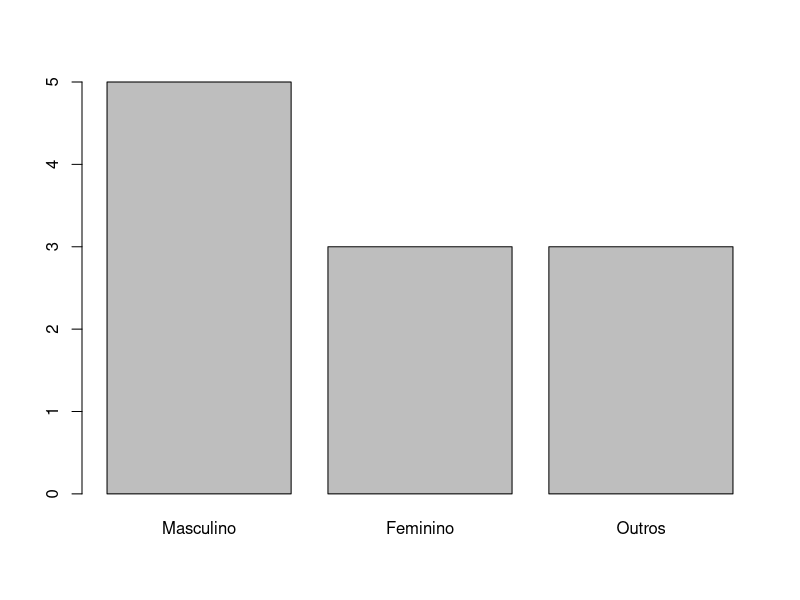
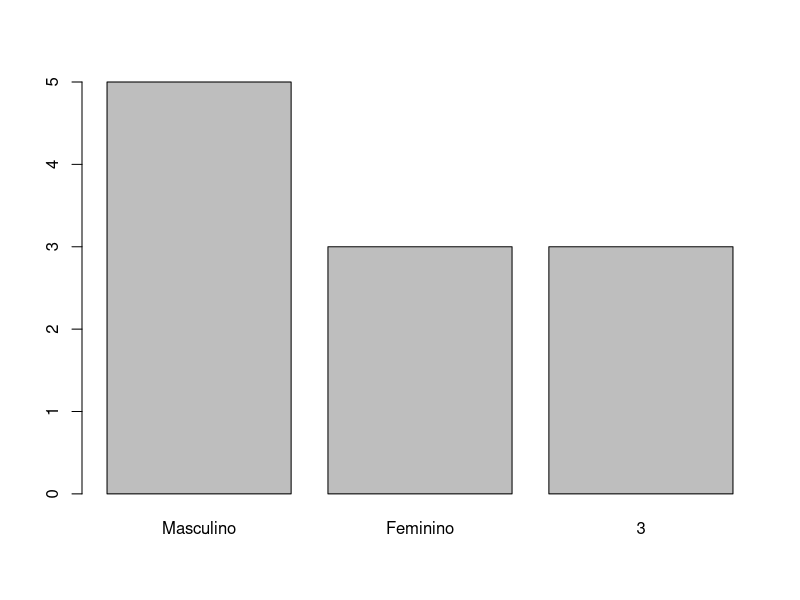

The R script that drew these images, in order:
# Fatores

install.packages("forcats")

# Criação

genero <- c("2", "1", "2", "2", "1", "3", "2", "3", "3", "1", "1")
str(genero)

generoFator <- as.factor(genero) # Criando o fator
str(generoFator)

a <- factor(c("2", "1", "2", "2", "1", "3")) # Criando diretamente
str(a)

# Acesso

generoFator[2] # Segunda posição

generoFator[1:3] # Intervalo

generoFator[length(generoFator)] # Última posição

# Modificação

generoFator[1] <- 1 # Alterando na posição 1

# Operações

produtos_online <- factor(c("Creme", "Pente", "Pente", "Escova", "Creme", "Creme"))
produtos_presencial <- factor(c("Pente", "Pente", "Creme", "Escova", "Fio-dental"))

library(forcats)

vendas <- fct_c(produtos_online, produtos_presencial) # Combinando fatores

grafico <- lvls_revalue(generoFator, c("Masculino", "Feminino", "Outros")) # Alterando label

plot(grafico) # Plotando gráfico

grafico2 <- fct_recode(generoFator, Masculino = "1", Feminino = "2") # Alterando somente dois label
plot(grafico2)

# Agrupamento de níveis

como_soube <- factor(c("LinkedIn", "linkedin", "linkedIn", "insta", "ig", "Instagram"))

fct_collapse(como_soube, LinkedIn = c("LinkedIn", "linkedin", "linkedIn"),
             Instagram = c("insta", "ig", "Instagram"))

estadoCivil <- factor(c("Solteiro", "Solteira", "Casado", "União estável", "Casado", "Viúvo", "Viúvo", "Solteiro"))

fct_lump(estadoCivil, 2, other_level = "Outros") # Agrupamento por nível mais frequente com dois níveis
